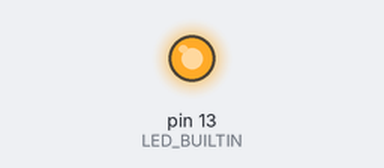
Bench run of a sketch on a simulated Arduino Uno, built with avr-gcc and run on an emulated ATmega328P. Shown: output pins drawn as LEDs (lit = HIGH).

Above: at 0.9 s.
At 6.8 s:
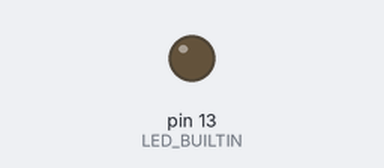
Timing chart, 0 to 9.0 s (numbered marks = the images above):
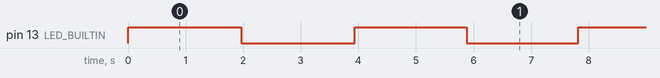

The sketch:

AscdecBlink.ino
```cpp
/*
  Ascending and descending LED blink
  by Ben Provenzano III
*/


unsigned long init_time = 2000;
unsigned long tran_time = 0;
unsigned long del_time = 0;
int init_flag = 0;
int del_inc = 0;
int step_id = 0;


void setup() {
//Serial.begin(9600);
pinMode(LED_BUILTIN, OUTPUT);
}


void loop() {


if (init_flag == 0)
{
  del_time = init_time;
  tran_time = init_time * 0.5;
  init_flag = 1;
}

if (del_time <= tran_time)
{
  del_inc = 10;
}
else
{
  del_inc = 30;
}


if (del_time <= 10)
{
  step_id = 1;
}

if (del_time >= init_time)
{
  step_id = 0;
}


if (step_id == 1)
{
  del_time = del_time + del_inc;
}

if (step_id == 0)
{
  del_time = del_time - del_inc;
}


if (del_time <= 10)
{
  del_time = 10;
}


digitalWrite(LED_BUILTIN, HIGH);
delay(del_time);
digitalWrite(LED_BUILTIN, LOW);
delay(del_time);
//Serial.println(del_time);

}
```

Measured:
- by itself, pin 13 (LED_BUILTIN): repeats every 3.9 s: LOW 2.0 s, HIGH 1.9 s
